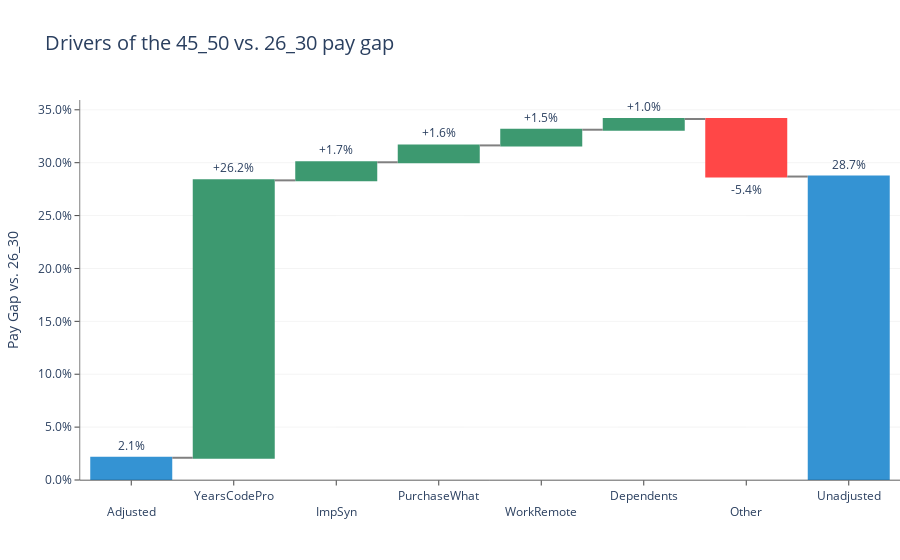

Notebook source saved alongside this figure:
### Code cell
cat = "Gender"
exp = "non_binary_genderqueer_gender_non_conforming"

output, coef_full = explain(data_2019, est, controls, cat, exp, 5)

output_waterfall(output, coef_full, controls, cat, exp, False)

### Figure 1 — Plotly figure (JSON) as saved in the notebook; plotly's stock layout.template omitted (floating-point values rounded to 4 significant figures)
{"data": [{"connector": {"line": {"color": "grey"}}, "decreasing": {"marker": {"color": "#ff4747"}}, "hovertemplate": "%{text}", "measure": ["absolute", "relative", "relative", "relative", "relative", "relative", "relative", "total"], "name": "45_50", "orientation": "v", "text": ["2.1%", "+26.2%", "+1.7%", "+1.6%", "+1.5%", "+1.0%", "-5.4%", "28.7%"], "textposition": "outside", "totals": {"marker": {"color": "#3493d3"}}, "type": "waterfall", "x": ["<br>Adjusted", "YearsCodePro", "<br>ImpSyn", "PurchaseWhat", "<br>WorkRemote", "Dependents", "<br>Other", "Unadjusted"], "y": [0.02102, 0.2623, 0.0171, 0.01594, 0.01483, 0.01014, -0.0544, 0.2869]}], "layout": {"autosize": true, "margin": {"r": 0}, "plot_bgcolor": "white", "title": {"font": {"size": 20}, "text": "Drivers of the 45_50 vs. 26_30 pay gap"}, "xaxis": {"autorange": true, "linecolor": "black", "linewidth": 0.5, "range": [-0.5, 7.5], "showline": true, "tickangle": 0, "tickmode": "array", "ticks": "outside", "tickvals": ["<br>Adjusted", "YearsCodePro", "<br>ImpSyn", "PurchaseWhat", "<br>WorkRemote", "Dependents", "<br>Other", "Unadjusted"], "type": "category"}, "yaxis": {"autorange": true, "gridcolor": "#e8e8e8", "gridwidth": 0.5, "linecolor": "black", "linewidth": 0.5, "range": [0, 0.3593], "showgrid": true, "showline": true, "tickformat": ".1%", "ticks": "outside", "title": {"text": "Pay Gap vs. 26_30"}, "type": "linear", "zeroline": true, "zerolinecolor": "#e8e8e8", "zerolinewidth": 2}}}
